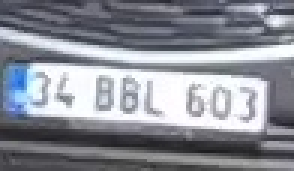
#> input picture license_plate_rec/plate_snaps/plate_100.jpg, 98 x 57 px (shown 3 times larger)
$ python -i easyocr_cropped.py   (imports and definitions only)
#> lines starting #> are read from the running program, lines starting #| are printed output that depends on the picture
#> further down, picture is the input picture: shape (57, 98, 3); mean B, G, R 149.9, 141.3, 138.3
import os
os.environ["KMP_DUPLICATE_LIB_OK"] = "TRUE"

import cv2
import easyocr
import glob
import csv
import re
import numpy as np


IN_DIR  = "plate_snaps"
OUT_DIR = "plate_snaps_annotated"
CSV_OUT = "plate_snaps_results.csv"
LANGS   = ['en']
USE_GPU = True

# [1 line not run here, left out]


re_tr_plate = re.compile(r'^[0-9]{2}[A-ZÇĞİÖŞÜ]{1,3}[0-9]{2,4}$', re.IGNORECASE)


def preprocess(img):
    g = cv2.cvtColor(img, cv2.COLOR_BGR2GRAY)
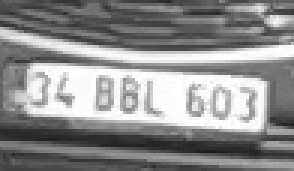
#> g: shape (57, 98) (shown 3 times larger); min 28, max 255, mean 141.4
    h, w = g.shape[:2]
#> h = 57; w = 98
    if max(h, w) < 200:
        g = cv2.resize(g, (w*2, h*2), interpolation=cv2.INTER_CUBIC)
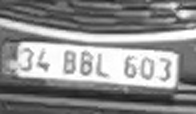
#> g: shape (114, 196); min 25, max 255, mean 141.3
    clahe = cv2.createCLAHE(clipLimit=2.0, tileGridSize=(8,8))
    g = clahe.apply(g)
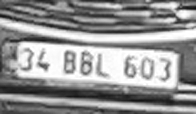
#> g: shape (114, 196); min 16, max 255, mean 149
    g = cv2.medianBlur(g, 3)
    return g

def draw_poly(img, bbox, color=(0,255,0), thick=2):
    if isinstance(bbox, (list, tuple)) and len(bbox) == 4 and isinstance(bbox[0], (list, tuple)):
        pts = np.array(bbox, dtype=np.int32)
        cv2.polylines(img, [pts], True, color, thick)

# [1 line that did not run here, left out]


paths = sorted(glob.glob(os.path.join(IN_DIR, "*.jpg")) +
               glob.glob(os.path.join(IN_DIR, "*.png")) +
               glob.glob(os.path.join(IN_DIR, "*.jpeg")))

# [55 lines not run here, left out]

>>> import cv2
>>> picture = cv2.imread('plate_snaps/plate_100.jpg')
>>> result = preprocess(picture)

$ run again, on license_plate_rec/plate_snaps/plate_150.jpg
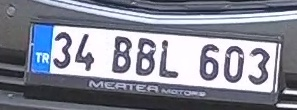
#> input picture license_plate_rec/plate_snaps/plate_150.jpg, 297 x 110 px
#> picture is the input picture: shape (110, 297, 3); mean B, G, R 149.7, 137, 134
#> in preprocess, `g = clahe.apply(g)`:
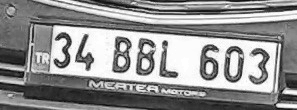
#> g: shape (110, 297); min 7, max 255, mean 145
#> in preprocess, `g = cv2.medianBlur(g, 3)`:
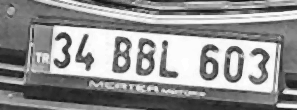
#> g: shape (110, 297); min 14, max 255, mean 146

$ run again, on license_plate_rec/plate_snaps/plate_170.jpg
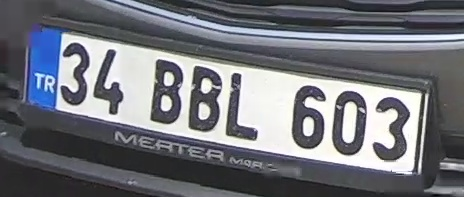
#> input picture license_plate_rec/plate_snaps/plate_170.jpg, 464 x 197 px
#> picture is the input picture: shape (197, 464, 3); mean B, G, R 122, 115.4, 113.2
#> in preprocess, `g = clahe.apply(g)`:
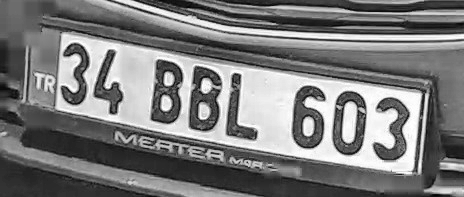
#> g: shape (197, 464); min 2, max 255, mean 122.9
#> in preprocess, `g = cv2.medianBlur(g, 3)`:
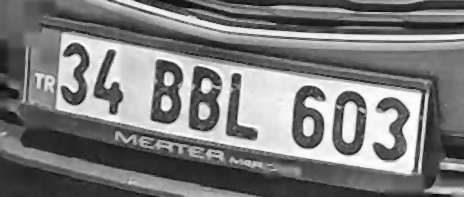
#> g: shape (197, 464); min 9, max 255, mean 123.4
